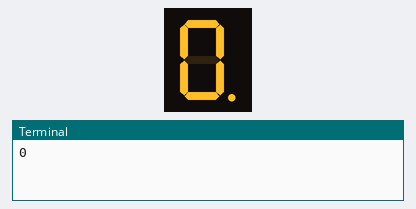
Simulated run of this program. Board: Raspberry Pi (header pin numbers). Shown: 1-digit seven-segment display, the last lines printed to the terminal. The segment pins are drawn as the display they are named for. At 10.0 s the program stops and its outputs stay as they are.

Above: at 0.1 s.
At 2.1 s:
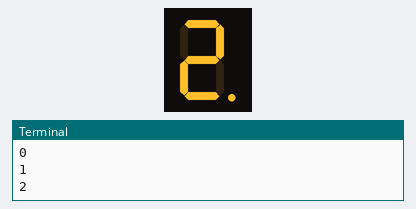
At 3.1 s:
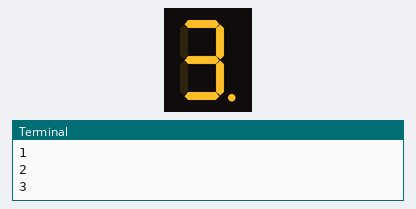
At 5.1 s:
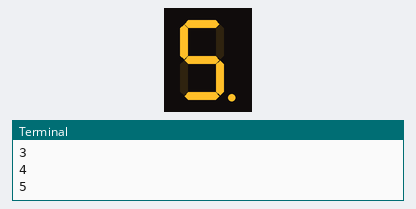
At 6.1 s:
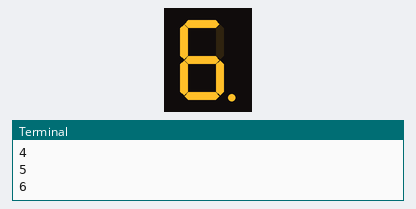
At 9.1 s:
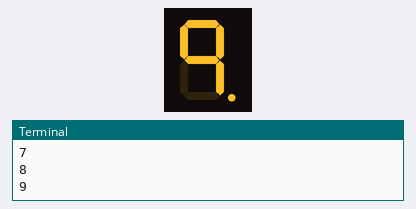

The program:

7segments_0to9.py
```python
import RPi.GPIO as GPIO
from time import sleep

GPIO.setmode(GPIO.BOARD)
ports = [
  #a, b, c, d, e, f, g,DP
  35,37,38,36,32,33,31,40
]
GPIO.setup(ports, GPIO.OUT)

numbers = [
  #a,b,c,d,e,f,g,p
  [1,1,1,1,1,1,0,0], #0
  [0,1,1,0,0,0,0,0], #1
  [1,1,0,1,1,0,1,0], #2
  [1,1,1,1,0,0,1,0], #3
  [0,1,1,0,0,1,1,0], #4
  [1,0,1,1,0,1,1,0], #5
  [1,0,1,1,1,1,1,0], #6
  [1,1,1,0,0,1,0,0], #7
  [1,1,1,1,1,1,1,0], #8
  [1,1,1,0,0,1,1,0], #9
]

def show_num(no, dot = False):
  ns = numbers[no]
  for i, n in enumerate(ns):
    n = 1 if n == 0 else 0
    GPIO.output(ports[i], n)
  v = GPIO.LOW if dot else GPIO.HIGH
  GPIO.output(ports[7], v)

try:
  for i in range(0,10):
    print(i)
    show_num(i, True)
    sleep(1)

except KeyboardInterrupt:
  pass

GPIO.cleanup()
```

Measured:
- what the display in image 0 shows lasts 1.0 s, from 0.1 s to 1.1 s
